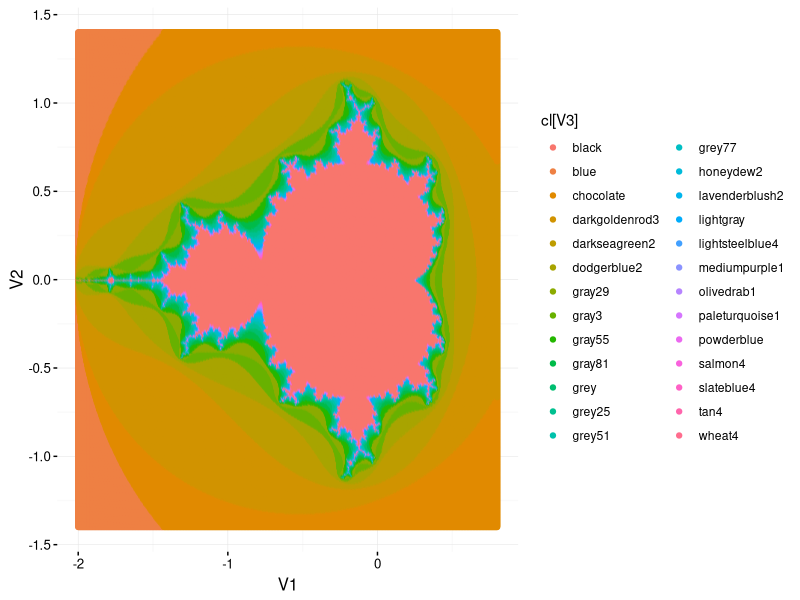
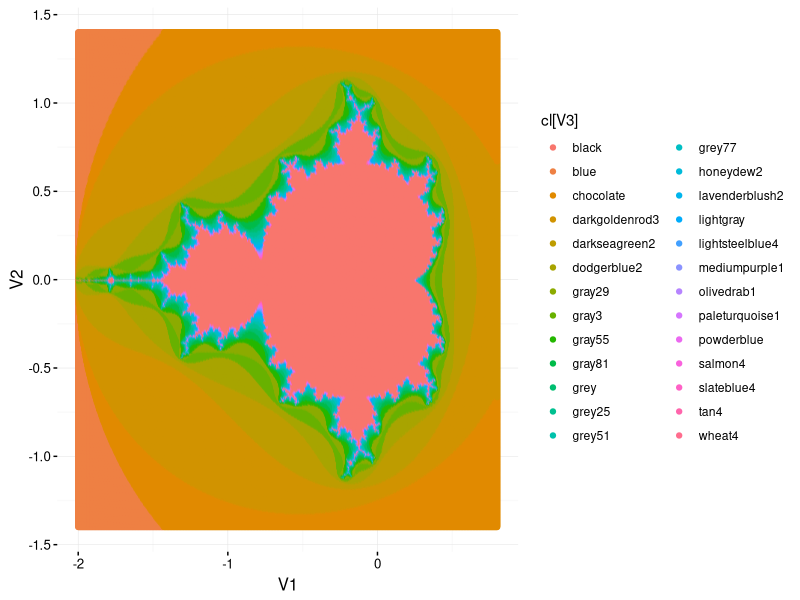

R code for these plots, in order:
library(ggplot2)

max_iter=25
cl=colours()
step=seq(-2,0.8,by=0.005)
points=array(0,dim=c(length(step)^2,3))
t=0

for(a in step)
{
  for(b in step+0.6)
  {
    x=0;y=0;n=0;dist=0
    while(n<max_iter & dist<4)
    {
      n=n+1
      newx=a+x^2-y^2
      newy=b+2*x*y
      dist=newx^2+newy^2
      x=newx;y=newy
    }

    if(dist<4)
    { 
      color=24 # black
    }
    else
    {
      color=n*floor(length(cl)/max_iter)
    }

    t=t+1
    points[t,]=c(a,b,color)
  }
}

df=as.data.frame(points)	

# Can change the colors by fiddling with the following.
# last_plot() + scale_colour_manual(values=sort(c("#00000000", rainbow(23)), decreasing=FALSE))
#http://stackoverflow.com/questions/23865703/how-to-update-this-outdated-example-so-that-ggplot2-does-not-give-error-use-th
base_size = 12
base_family = ""
ggplot(data=df, aes(V1, V2, color=cl[V3]))+ 
geom_point() + 
theme(panel.background=element_rect(fill = "white", colour = NA), 
      panel.grid.major=element_line(colour = "grey90", size = 0.2), 
      panel.grid.minor=element_line(colour = "grey98", size = 0.5), 
      axis.ticks=element_line(colour = "black"), 
      axis.text.x=element_text(size = base_size * 0.8 , lineheight = 0.9, colour = "black", vjust = 1), 
      axis.text.y=element_text(size = base_size * 0.8, lineheight = 0.9, colour = "black", hjust = 1), 
      axis.title.x=element_text(size = base_size, vjust = 0.5), 
      axis.title.y=element_text(size = base_size, angle = 90, vjust = 0.5))  

ggsave('mandelbrot_ggplot2.png')

print('Image Saved.')
dev.off()

#please see bellow if you run azure machine learning on this(this is sample configuration)
#http://www.princeton.edu/~whao/theme_complete_bw.R
